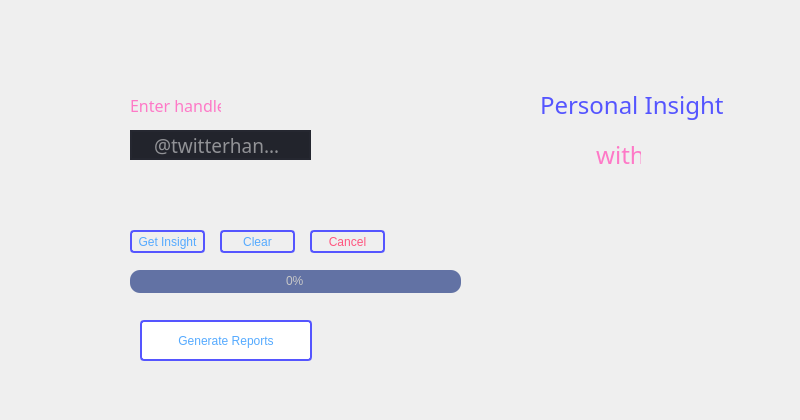
   <widget class="QWidget" name="tab_2">
    <attribute name="title">
     <string>Personal Insight</string>
    </attribute>
    <widget class="QFrame" name="frame_2">
     <property name="geometry">
      <rect>
       <x>10</x>
       <y>30</y>
       <width>781</width>
       <height>381</height>
      </rect>
     </property>
     <property name="styleSheet">
      <string notr="true">QFrame {	
	border-color: rgb(16, 31, 64);
	/*background-color: rgb(56, 58, 89)*/;	
	color: rgb(220, 220, 220);
	border-radius: 10px;
}</string>
     </property>
     <property name="frameShape">
      <enum>QFrame::StyledPanel</enum>
     </property>
     <property name="frameShadow">
      <enum>QFrame::Raised</enum>
     </property>
     <widget class="QLabel" name="label_5">
      <property name="geometry">
       <rect>
        <x>120</x>
        <y>60</y>
        <width>91</width>
        <height>30</height>
       </rect>
      </property>
      <property name="maximumSize">
       <size>
        <width>16777215</width>
        <height>50</height>
       </size>
      </property>
      <property name="font">
       <font>
        <family>Segoe MDL2 Assets</family>
        <pointsize>12</pointsize>
       </font>
      </property>
      <property name="styleSheet">
       <string notr="true">color: rgb(254, 121, 199);</string>
      </property>
      <property name="text">
       <string>Enter handle</string>
      </property>
     </widget>
     <widget class="QProgressBar" name="progressBar">
      <property name="geometry">
       <rect>
        <x>120</x>
        <y>240</y>
        <width>331</width>
        <height>23</height>
       </rect>
      </property>
      <property name="styleSheet">
       <string notr="true">QProgressBar {
	
	background-color: rgb(98, 114, 164);
	color: rgb(200, 200, 200);
	border-style: none;
	border-radius: 10px;
	text-align: center;
}
QProgressBar::chunk{
	border-radius: 10px;
	background-color: qlineargradient(spread:pad, x1:0, y1:0.511364, x2:1, y2:0.523, stop:0 rgba(254, 121, 199, 255), stop:1 rgba(170, 85, 255, 255));
}</string>
      </property>
      <property name="value">
       <number>0</number>
      </property>
      <property name="textVisible">
       <bool>true</bool>
      </property>
     </widget>
     <widget class="QLineEdit" name="lineEdit">
      <property name="geometry">
       <rect>
        <x>120</x>
        <y>100</y>
        <width>181</width>
        <height>30</height>
       </rect>
      </property>
      <property name="font">
       <font>
        <family>Segoe Script</family>
        <pointsize>14</pointsize>
       </font>
      </property>
      <property name="styleSheet">
       <string notr="true">QLineEdit{
border: 2px solid rgb(37,39,48);
border-radius: 20px;
color:#FFF;
padding-left: 20px;
padding-right: 20px;
background-color:rgb(34,36,44);}

QLineEdit:hover{
border: 2px solid rgb(48,50,62);

}
QLineEdit:focus{
border: 2px solid rgb(85,170,255);
	background-color: rgb(43,45,56);

}</string>
      </property>
      <property name="inputMethodHints">
       <set>Qt::ImhLowercaseOnly|Qt::ImhPreferLowercase</set>
      </property>
      <property name="text">
       <string/>
      </property>
      <property name="placeholderText">
       <string>@twitterhandle</string>
      </property>
     </widget>
     <widget class="QPushButton" name="pushButton_2">
      <property name="geometry">
       <rect>
        <x>130</x>
        <y>290</y>
        <width>172</width>
        <height>41</height>
       </rect>
      </property>
      <property name="styleSheet">
       <string notr="true">QPushButton{
	color: rgb(7, 20, 52);
/*color:rgb(255, 255, 255)*/;
	

background-color: rgb(255, 255, 255)/*rgb(231, 231, 231)*/;
}

QPushButton{
border: 2px solid rgb(85, 85, 255);
color: rgb(85, 170, 255);
	
border-radius:4px;
}

QPushButton:pressed{
border: 2px solid rgb(255, 85, 127);
color: rgb(85, 85, 200);
	
border-radius:4px;
}`
QPlainTextEdit:hover {
  border: 1px solid #148CD2;
  color: #F0F0F0;
}

QPusht:focus {
  border: 1px solid #1464A0;
}

QPlainTextEdit:selected {
  background: #1464A0;
  color: #32414B;
}
</string>
      </property>
      <property name="text">
       <string>Generate Reports</string>
      </property>
      <property name="icon">
       <iconset>
        <normaloff>Asset/1924603.svg</normaloff>Asset/1924603.svg</iconset>
      </property>
     </widget>
     <widget class="QPushButton" name="pushButton_16">
      <property name="geometry">
       <rect>
        <x>120</x>
        <y>200</y>
        <width>75</width>
        <height>23</height>
       </rect>
      </property>
      <property name="cursor">
       <cursorShape>PointingHandCursor</cursorShape>
      </property>
      <property name="styleSheet">
       <string notr="true">QPushButton{
border: 2px solid rgb(85, 85, 255);
color: rgb(85, 170, 255);
	
border-radius:4px;
}

QPushButton:pressed{
border: 2px solid rgb(255, 85, 127);
color: rgb(85, 85, 200);
	
border-radius:4px;
}`
QPlainTextEdit:hover {
  border: 1px solid #148CD2;
  color: #F0F0F0;
}

QPusht:focus {
  border: 1px solid #1464A0;
}

QPlainTextEdit:selected {
  background: #1464A0;
  color: #32414B;
}
</string>
      </property>
      <property name="text">
       <string>Get Insight</string>
      </property>
     </widget>
     <widget class="QPushButton" name="pushButton_17">
      <property name="geometry">
       <rect>
        <x>300</x>
        <y>200</y>
        <width>75</width>
        <height>23</height>
       </rect>
      </property>
      <property name="cursor">
       <cursorShape>PointingHandCursor</cursorShape>
      </property>
      <property name="styleSheet">
       <string notr="true">QPushButton{
border: 2px solid rgb(85, 85, 255);
color: rgb(255, 85, 127);
	
border-radius:4px;
}

QPushButton:pressed{
border: 2px solid rgb(255, 85, 127);
color: rgb(85, 85, 200);
	background-color: rgb(255, 85, 127);
	
border-radius:4px;
}`
QPlainTextEdit:hover {
  border: 1px solid #148CD2;
  color: #F0F0F0;
}

QPusht:focus {
  border: 1px solid #1464A0;
}

QPlainTextEdit:selected {
  background: #1464A0;
  color: #32414B;
}
</string>
      </property>
      <property name="text">
       <string>Cancel</string>
      </property>
     </widget>
     <widget class="QPushButton" name="pushButton_18">
      <property name="geometry">
       <rect>
        <x>210</x>
        <y>200</y>
        <width>75</width>
        <height>23</height>
       </rect>
      </property>
      <property name="cursor">
       <cursorShape>PointingHandCursor</cursorShape>
      </property>
      <property name="styleSheet">
       <string notr="true">QPushButton{
border: 2px solid rgb(85, 85, 255);
color: rgb(85, 170, 255);
	
border-radius:4px;
}

QPushButton:pressed{
border: 2px solid rgb(255, 85, 127);
color: rgb(85, 85, 200);
	
border-radius:4px;
}`
QPlainTextEdit:hover {
  border: 1px solid #148CD2;
  color: #F0F0F0;
}

QPusht:focus {
  border: 1px solid #1464A0;
}

QPlainTextEdit:selected {
  background: #1464A0;
  color: #32414B;
}
</string>
      </property>
      <property name="text">
       <string>Clear</string>
      </property>
     </widget>
     <widget class="QLabel" name="label_6">
      <property name="geometry">
       <rect>
        <x>530</x>
        <y>60</y>
        <width>191</width>
        <height>30</height>
       </rect>
      </property>
      <property name="maximumSize">
       <size>
        <width>16777215</width>
        <height>50</height>
       </size>
      </property>
      <property name="font">
       <font>
        <family>Segoe MDL2 Assets</family>
        <pointsize>18</pointsize>
       </font>
      </property>
      <property name="styleSheet">
       <string notr="true">color: rgb(85, 85, 255);</string>
      </property>
      <property name="text">
       <string>Personal Insight</string>
      </property>
     </widget>
     <widget class="QLabel" name="label_7">
      <property name="geometry">
       <rect>
        <x>580</x>
        <y>110</y>
        <width>51</width>
        <height>30</height>
       </rect>
      </property>
      <property name="maximumSize">
       <size>
        <width>16777215</width>
        <height>50</height>
       </size>
      </property>
      <property name="font">
       <font>
        <family>Segoe MDL2 Assets</family>
        <pointsize>18</pointsize>
       </font>
      </property>
      <property name="styleSheet">
       <string notr="true">color: rgb(254, 121, 199);</string>
      </property>
      <property name="text">
       <string> with</string>
      </property>
     </widget>
     <widget class="QLabel" name="label_8">
      <property name="geometry">
       <rect>
        <x>500</x>
        <y>160</y>
        <width>207</width>
        <height>200</height>
       </rect>
      </property>
      <property name="maximumSize">
       <size>
        <width>16777215</width>
        <height>200</height>
       </size>
      </property>
      <property name="font">
       <font>
        <family>Segoe MDL2 Assets</family>
        <pointsize>18</pointsize>
       </font>
      </property>
      <property name="styleSheet">
       <string notr="true">color: rgb(85, 85, 255);</string>
      </property>
      <property name="text">
       <string/>
      </property>
      <property name="pixmap">
       <pixmap>Assestnew/iconfinder_Twitter_UI-02_2310199.png</pixmap>
      </property>
     </widget>
    </widget>
   </widget>
